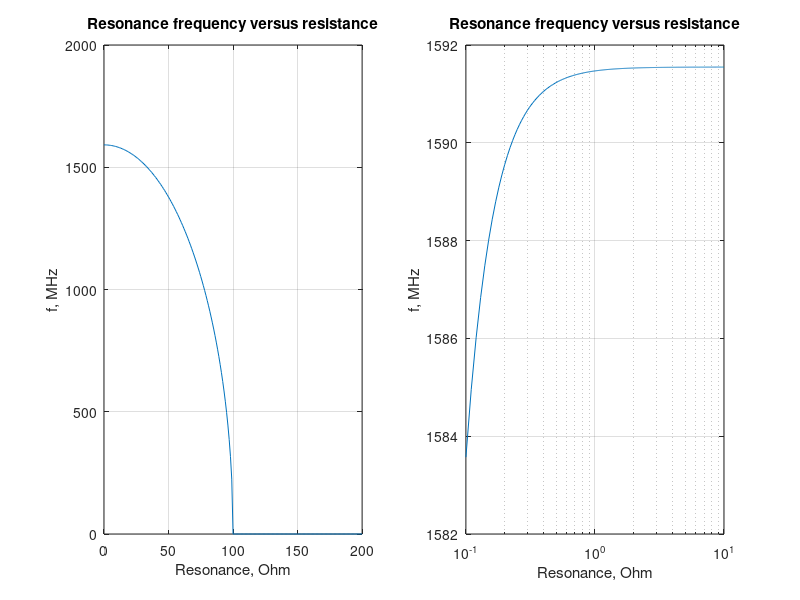

Write the MATLAB code that produced this figure.
%  Solutions of <RF circuit design: Theory and Application>

%  Problem 1.6

clc;
close all;

R = 0:1:200;
L = 10e-9;
C = 1e-12;

f =( 1/(2*pi))*sqrt(1/(L*C)-(R.^2)/(L^2));

subplot(1,2,1); plot(R, f/1e6); 
% semilogx(R, f/1e6);
grid on; title('Resonance frequency versus resistance');
xlabel('Resonance, Ohm'); ylabel('f, MHz');

% Problem 1.7

R1 = 0.1:0.01:10;
f1 = ( 1/(2*pi))*sqrt(1/(L*C)-1./((R1.^2)*(L^2)));

subplot(1,2,2); % plot(R1, f1/1e6); 
semilogx(R1, f1/1e6);
grid on; title('Resonance frequency versus resistance');
xlabel('Resonance, Ohm'); ylabel('f, MHz');